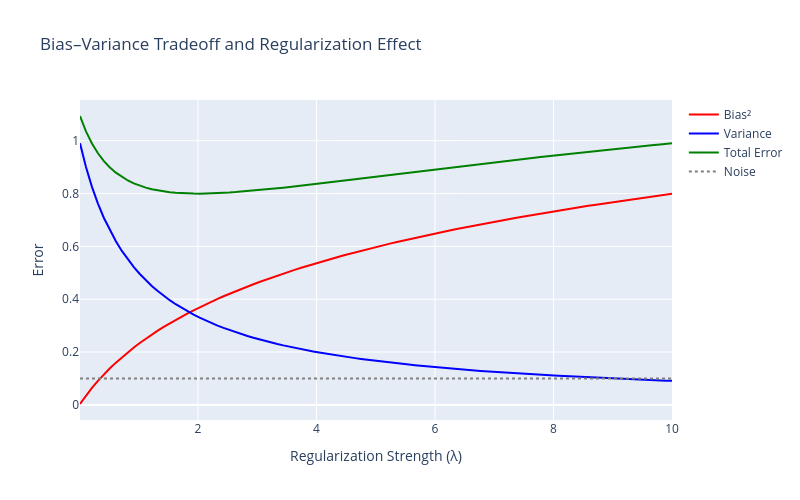

The notebook cell this image was saved under:
### Code cell
import numpy as np
import plotly.graph_objects as go

# Regularization strength (λ) from weak to strong
lambdas = np.linspace(0.01, 10, 100)

# Simulated bias² and variance curves
bias2 = np.log1p(lambdas) / 3        # grows with λ
variance = 1 / (1 + lambdas)         # decreases with λ
noise = 0.1                          # irreducible noise

# Total error
total_error = bias2 + variance + noise

# Plot with Plotly
fig = go.Figure()

fig.add_trace(go.Scatter(x=lambdas, y=bias2, mode='lines', name='Bias²', line=dict(color='red')))
fig.add_trace(go.Scatter(x=lambdas, y=variance, mode='lines', name='Variance', line=dict(color='blue')))
fig.add_trace(go.Scatter(x=lambdas, y=total_error, mode='lines', name='Total Error', line=dict(color='green')))
fig.add_trace(go.Scatter(x=lambdas, y=[noise]*len(lambdas), mode='lines', name='Noise', line=dict(color='gray', dash='dot')))

fig.update_layout(
    title="Bias–Variance Tradeoff and Regularization Effect",
    xaxis_title="Regularization Strength (λ)",
    yaxis_title="Error",
    width=800,
    height=500
)

fig.show()
